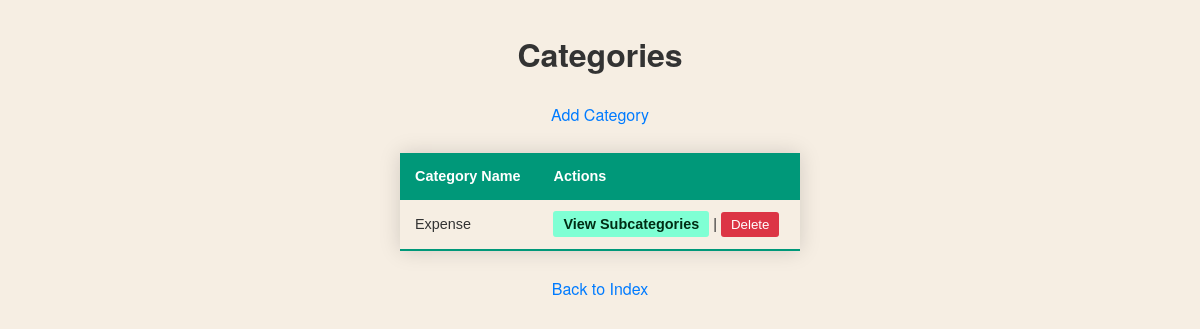
/categories/, run on an earlier commit of the app's database.
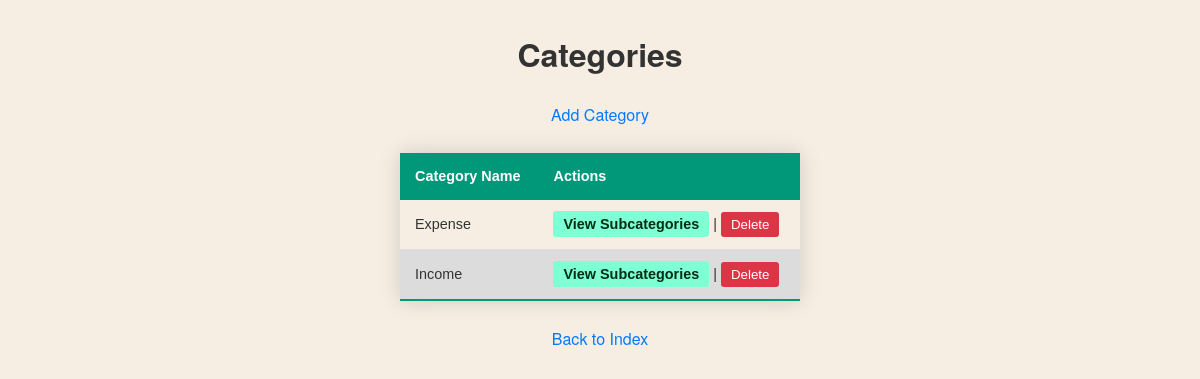
And on a later commit of the database.
### models.py (models this page shows)
class Category(db.Model):
    __tablename__ = 'category_table'
    category_id = db.Column(db.Integer, primary_key=True, autoincrement=True)
    category_name = db.Column(db.String, nullable=False, unique=True)
    sub_categories = db.relationship('SubCategory', back_populates='category')
    main_records = db.relationship('MainTable', back_populates='category')

### personal_finance_app/routes/categories.py (the view)
@categories_bp.route('/')
def view_categories():
    categories = Category.query.all()
    return render_template('categories/view_categories.html', categories=categories)

### personal_finance_app/templates/categories/view_categories.html (shortened to what this page needs)
<!DOCTYPE html>
<html lang="en">
<head>
    <link rel="stylesheet" href="{{ url_for('static', filename='css/global.css') }}">
</head>
<body>
    <h1>Categories</h1>
    <a href="{{ url_for('categories.add_category') }}">Add Category</a>
    <table class="styled-table">
        <thead>
            <tr>
                <th>Category Name</th>
                <th>Actions</th>
            </tr>
        </thead>
        <tbody>
            {% for category in categories %}
            <tr>
                <td>{{ category.category_name }}</td>
                <td>
                    <a href="{{ url_for('categories.view_category_subcategories', category_id=category.category_id) }}" class="custom-edit-link">View Subcategories</a> |
                    <form action="{{ url_for('categories.delete_category', category_id=category.category_id) }}" method="POST" class="custom-delete-form" onsubmit="return confirmDelete();">
                        <button type="submit" class="custom-delete-button">Delete</button>
                    </form>
                </td>
            </tr>
            {% endfor %}
        </tbody>
    </table>
    <a href="{{ url_for('index') }}">Back to Index</a>
</body>
</html>

What changed in the data, as far as the page shows it:
added Category: category_name "Income"
